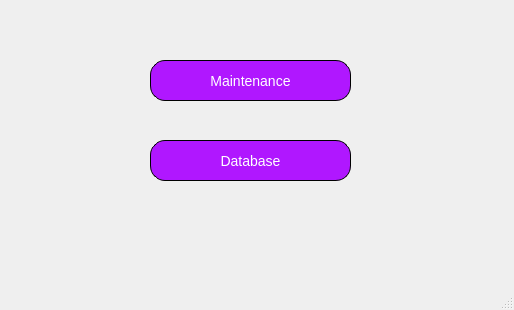
<?xml version="1.0" encoding="UTF-8"?>
<ui version="4.0">
 <class>AdminPanel</class>
 <widget class="QMainWindow" name="AdminPanel">
  <property name="geometry">
   <rect>
    <x>0</x>
    <y>0</y>
    <width>514</width>
    <height>310</height>
   </rect>
  </property>
  <property name="windowTitle">
   <string>MainWindow</string>
  </property>
  <widget class="QWidget" name="centralwidget">
   <widget class="QPushButton" name="add_distance_button_">
    <property name="geometry">
     <rect>
      <x>150</x>
      <y>60</y>
      <width>201</width>
      <height>41</height>
     </rect>
    </property>
    <property name="font">
     <font>
      <family>Arial</family>
      <pointsize>-1</pointsize>
     </font>
    </property>
    <property name="cursor">
     <cursorShape>PointingHandCursor</cursorShape>
    </property>
    <property name="styleSheet">
     <string notr="true">QPushButton{
text-align: center;
color: white;
font-size: 14px;
background-color: rgb(176, 23, 255);
border: 1px solid black;
border-radius: 15px;
}</string>
    </property>
    <property name="text">
     <string>Maintenance</string>
    </property>
   </widget>
   <widget class="QPushButton" name="add_distance_button_1">
    <property name="geometry">
     <rect>
      <x>150</x>
      <y>140</y>
      <width>201</width>
      <height>41</height>
     </rect>
    </property>
    <property name="font">
     <font>
      <family>Arial</family>
      <pointsize>-1</pointsize>
     </font>
    </property>
    <property name="cursor">
     <cursorShape>PointingHandCursor</cursorShape>
    </property>
    <property name="styleSheet">
     <string notr="true">QPushButton{
text-align: center;
color: white;
font-size: 14px;
background-color: rgb(176, 23, 255);
border: 1px solid black;
border-radius: 15px;
}</string>
    </property>
    <property name="text">
     <string>Database</string>
    </property>
   </widget>
  </widget>
  <widget class="QMenuBar" name="menubar">
   <property name="geometry">
    <rect>
     <x>0</x>
     <y>0</y>
     <width>514</width>
     <height>22</height>
    </rect>
   </property>
  </widget>
  <widget class="QStatusBar" name="statusbar"/>
 </widget>
 <resources/>
 <connections/>
</ui>
